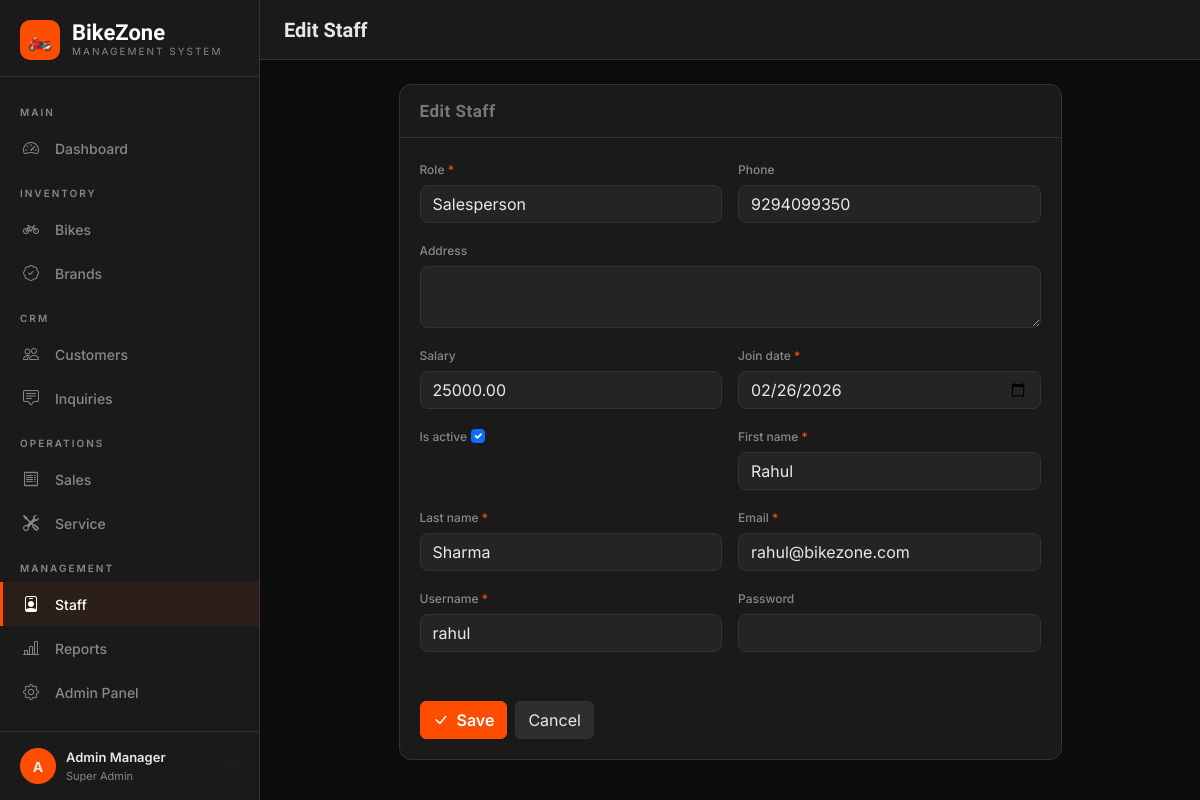
The app's page /staff/1/edit/ (signed in) with its own data.
### showroom/models.py (models this page shows, shortened)
class StaffProfile(models.Model):
    ROLE_CHOICES = [
        ('manager', 'Manager'),
        ('salesperson', 'Salesperson'),
        ('mechanic', 'Mechanic'),
        ('receptionist', 'Receptionist'),
        ('accountant', 'Accountant'),
    ]
    user = models.OneToOneField(User, on_delete=models.CASCADE, related_name='staff_profile')
    role = models.CharField(max_length=20, choices=ROLE_CHOICES)
    phone = models.CharField(max_length=20, blank=True)
    address = models.TextField(blank=True)
    salary = models.DecimalField(max_digits=10, decimal_places=2, blank=True, null=True)
    join_date = models.DateField(default=timezone.now)
    is_active = models.BooleanField(default=True)

### showroom/views.py (the view, shortened to what this page needs)
# urls.py: path('staff/<int:pk>/edit/', views.staff_edit, name='staff_edit'),
@login_required
def staff_edit(request, pk):
    profile = get_object_or_404(StaffProfile, pk=pk)
    initial = {
        'first_name': profile.user.first_name,
        'last_name': profile.user.last_name,
        'email': profile.user.email,
        'username': profile.user.username,
    }
    form = StaffForm(request.POST or None, instance=profile, initial=initial)
    return render(request, 'showroom/staff/form.html', {
        'form': form, 'title': 'Edit Staff', 'profile': profile
    })

### showroom/templates/showroom/staff/form.html (shortened to what this page needs)
{% extends 'showroom/base.html' %}
{% block page_title %}{{ title }}{% endblock %}
{% block content %}
<div class="row justify-content-center"><div class="col-lg-9">
<div class="card"><div class="card-header"><h5 class="card-title">{{ title }}</h5></div>
<div class="card-body"><form method="post" enctype="multipart/form-data">{% csrf_token %}
<div class="row g-3">
{% for field in form %}<div class="col-md-{% if field.field.widget.attrs.rows %}12{% else %}6{% endif %}">
<label class="form-label">{{ field.label }}{% if field.field.required %} <span style="color:var(--primary)">*</span>{% endif %}</label>
{{ field }}
</div>{% endfor %}
</div>
<hr style="border-color:var(--border);margin:24px 0">
<div class="d-flex gap-2">
<button type="submit" class="btn btn-primary"><i class="bi bi-check-lg me-1"></i> Save</button>
<a href="javascript:history.back()" class="btn btn-dark">Cancel</a>
</div></form></div></div></div></div>
{% endblock %}

### showroom/templates/showroom/base.html (shortened to what this page needs)
<!DOCTYPE html>
<html lang="en">
<head>
    <link href="https://cdn.jsdelivr.net/npm/bootstrap@5.3.0/dist/css/bootstrap.min.css" rel="stylesheet">
    <link href="https://cdn.jsdelivr.net/npm/bootstrap-icons@1.11.0/font/bootstrap-icons.css" rel="stylesheet">
</head>
<body>
{% if user.is_authenticated %}
<div class="sidebar">
    <div class="sidebar-brand">
        <div class="brand-icon">🏍️</div>
        <div>
            <div class="brand-name">BikeZone</div>
            <div class="brand-sub">Management System</div>
        </div>
    </div>
    <nav class="sidebar-nav">
        <div class="nav-section">Main</div>
        <a href="{% url 'dashboard' %}" class="nav-link {% if request.resolver_match.url_name == 'dashboard' %}active{% endif %}">
            <i class="bi bi-speedometer2"></i> Dashboard
        </a>
        <div class="nav-section">Inventory</div>
        <a href="{% url 'bike_list' %}" class="nav-link {% if 'bike' in request.resolver_match.url_name %}active{% endif %}">
            <i class="bi bi-bicycle"></i> Bikes
        </a>
        <a href="{% url 'brand_list' %}" class="nav-link {% if 'brand' in request.resolver_match.url_name %}active{% endif %}">
            <i class="bi bi-patch-check"></i> Brands
        </a>
        <div class="nav-section">CRM</div>
        <a href="{% url 'customer_list' %}" class="nav-link {% if 'customer' in request.resolver_match.url_name %}active{% endif %}">
            <i class="bi bi-people"></i> Customers
        </a>
        <a href="{% url 'inquiry_list' %}" class="nav-link {% if 'inquiry' in request.resolver_match.url_name %}active{% endif %}">
            <i class="bi bi-chat-square-text"></i> Inquiries
        </a>
        <div class="nav-section">Operations</div>
        <a href="{% url 'sale_list' %}" class="nav-link {% if 'sale' in request.resolver_match.url_name %}active{% endif %}">
            <i class="bi bi-receipt"></i> Sales
        </a>
        <a href="{% url 'service_list' %}" class="nav-link {% if 'service' in request.resolver_match.url_name %}active{% endif %}">
            <i class="bi bi-tools"></i> Service
        </a>
        <div class="nav-section">Management</div>
        <a href="{% url 'staff_list' %}" class="nav-link {% if 'staff' in request.resolver_match.url_name %}active{% endif %}">
            <i class="bi bi-person-badge"></i> Staff
        </a>
        <a href="{% url 'reports' %}" class="nav-link {% if request.resolver_match.url_name == 'reports' %}active{% endif %}">
            <i class="bi bi-bar-chart-line"></i> Reports
        </a>
        <a href="/admin/" class="nav-link" target="_blank">
            <i class="bi bi-gear"></i> Admin Panel
        </a>
    </nav>
    <div class="sidebar-footer">
        <div class="user-card">
            <div class="user-avatar">{{ user.first_name|first|upper|default:user.username|first|upper }}</div>
            <div>
                <div class="user-name">{{ user.get_full_name|default:user.username }}</div>
                <div class="user-role">
                    {% if user.is_superuser %}Super Admin{% else %}Staff{% endif %}
                </div>
            </div>
            <a href="{% url 'logout' %}" class="ms-auto text-muted" title="Logout">
                <i class="bi bi-box-arrow-right"></i>
            </a>
        </div>
    </div>
</div>
<div class="main-wrapper">
    <div class="topbar">
        <div>
            <div class="topbar-title">{% block page_title %}Dashboard{% endblock %}</div>
        </div>
    </div>
    <div class="main-content">
        {% block content %}{% endblock %}
    </div>
</div>
{% else %}
{% block auth_content %}{% endblock %}
{% endif %}
</body>
</html>

### showroom/templates/showroom/base.html (style rules this page uses)
:root { --primary: #ff4d00; --primary-dark: #cc3d00; --primary-light: #ff6a2a; --dark: #0d0d0d; --dark-2: #1a1a1a; --dark-3: #242424; --dark-4: #2e2e2e; --text: #e8e8e8; --text-muted: #888; --border: #333; --success: #00c875; --warning: #ffc400; --danger: #ff4d4d; --info: #00aaff; --sidebar-w: 260px; }
* { margin: 0; padding: 0; box-sizing: border-box; }
body { background: var(--dark); color: var(--text); font-family: 'Inter', sans-serif; font-size: 14px; min-height: 100vh; }
h1, h2, h3, h4, h5, .display-font { font-family: 'Rajdhani', sans-serif; letter-spacing: 0.5px; color: #e8e8e8; }
.sidebar { width: var(--sidebar-w); background: var(--dark-2); border-right: 1px solid var(--border); position: fixed; top: 0; left: 0; bottom: 0; display: flex; flex-direction: column; z-index: 1000; overflow-y: auto; }
.sidebar-brand { padding: 20px 20px 16px; border-bottom: 1px solid var(--border); display: flex; align-items: center; gap: 12px; }
.brand-icon { width: 40px; height: 40px; background: var(--primary); border-radius: 10px; display: flex; align-items: center; justify-content: center; font-size: 20px; }
.brand-name { font-family: 'Rajdhani', sans-serif; font-size: 22px; font-weight: 700; color: white; line-height: 1; }
.brand-sub { font-size: 10px; color: var(--text-muted); letter-spacing: 2px; text-transform: uppercase; }
.sidebar-nav { flex: 1; padding: 12px 0; }
.nav-section { padding: 16px 20px 6px; font-size: 10px; color: var(--text-muted); text-transform: uppercase; letter-spacing: 2px; font-weight: 600; }
.nav-link { display: flex; align-items: center; gap: 12px; padding: 10px 20px; color: var(--text-muted); text-decoration: none; transition: all 0.2s; border-left: 3px solid transparent; font-size: 14px; font-weight: 500; }
.nav-link:hover, .nav-link.active { color: white; background: rgba(255,77,0,0.08); border-left-color: var(--primary); }
.nav-link i { width: 20px; font-size: 16px; flex-shrink: 0; }
.sidebar-footer { padding: 16px 20px; border-top: 1px solid var(--border); }
.user-card { display: flex; align-items: center; gap: 10px; }
.user-avatar { width: 36px; height: 36px; background: var(--primary); border-radius: 50%; display: flex; align-items: center; justify-content: center; font-weight: 700; font-size: 14px; flex-shrink: 0; }
.user-name { font-size: 13px; font-weight: 600; }
.user-role { font-size: 11px; color: var(--text-muted); }
.main-wrapper { margin-left: var(--sidebar-w); min-height: 100vh; display: flex; flex-direction: column; }
.topbar { background: var(--dark-2); border-bottom: 1px solid var(--border); padding: 0 24px; height: 60px; display: flex; align-items: center; justify-content: space-between; position: sticky; top: 0; z-index: 100; }
.topbar-title { font-family: 'Rajdhani', sans-serif; font-size: 20px; font-weight: 600; }
.main-content { flex: 1; padding: 24px; }
.card { background: var(--dark-2); border: 1px solid var(--border); border-radius: 12px; }
.card-header { background: transparent; border-bottom: 1px solid var(--border); padding: 16px 20px; display: flex; align-items: center; justify-content: space-between; }
.card-title { font-family: 'Rajdhani', sans-serif; font-size: 17px; font-weight: 600; margin: 0; color: #767778; }
.card-body { padding: 20px; color: var(--text); }
.form-control, .form-select { background: var(--dark-3); border-color: var(--border); color: var(--text); border-radius: 8px; }
.form-control::placeholder { color: var(--text-muted); }
.form-label { color: var(--text-muted); font-size: 12px; font-weight: 500; margin-bottom: 6px; }
.form-select option { background: var(--dark-3); }
.btn-primary { background: var(--primary); border-color: var(--primary); color: white; font-weight: 600; }
.btn-dark { background: var(--dark-4); border-color: var(--border); color: var(--text); }

### records on screen
StaffProfile: form "Salesperson" "9294099350" "25000.00" "02/26/2026" "☑"

### other values on screen
{{ user.first_name|first|upper|default:user.username|first|upper }} "A"
{{ user.get_full_name|default:user.username }} "Admin Manager"
{{ title }} "Edit Staff"
{{ field.label }} "Role" "Phone" "Address" "Salary" "Join date" "Is active" "First name" "Last name" "Email" "Username" "Password"
